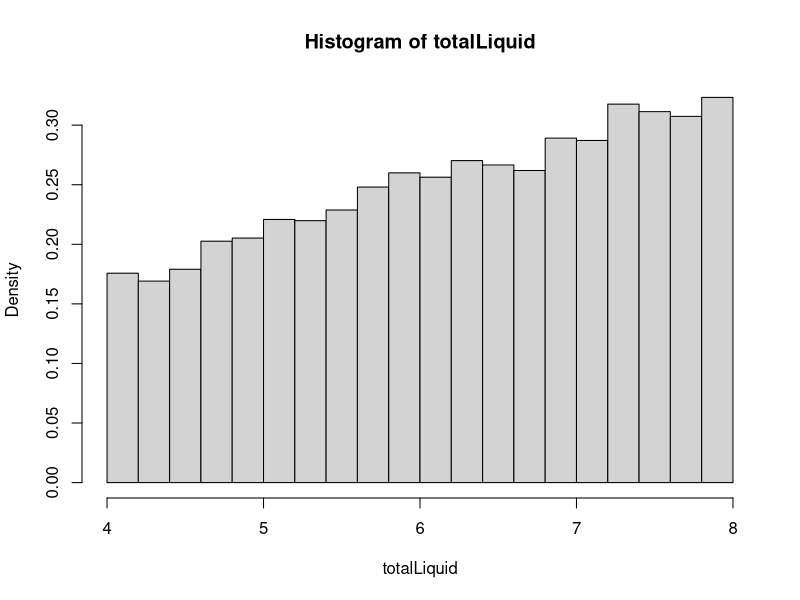
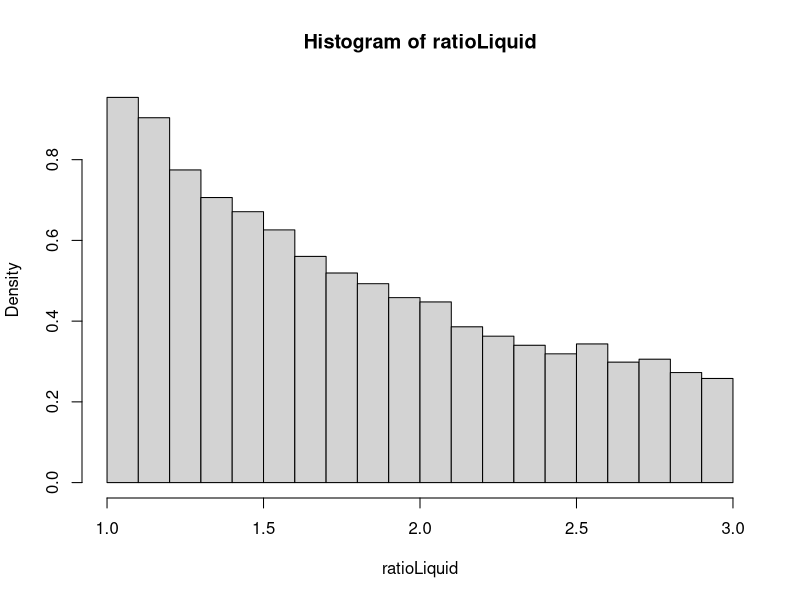

These charts were generated, in order, by the following R code:
# setwd("Homeworks/Week6")
# cleanup
rm(list=ls())

# using x = 1 and x = 4 ounces of coffee
# using y = 2 and y = 6 ounces of milk
# above are uniform distribution

# amount of liquid must be between 4 and 8 ounces
# 4 <= x + y <= 8

# milk and coffee ratio must be between 1/3
# 1 <= y/x <= 3

N <- 3 * 10^4
milk <- numeric(N)
coffee <- numeric(N)
correctLatte <- numeric(N) # 1 if latte obeys restrictions above, 0 otherwise

for (i in 1:N) {
  coffee[i] <- runif(1, 1, 4)
  milk[i] <- runif(1, 2, 6)
  milkPlusCoffee <- milk[i] + coffee[i]
  coffeeDivMilk <- milk[i]/coffee[i]
  correctLatte[i] <- 4 <= milkPlusCoffee & milkPlusCoffee <= 8 & 1 <= coffeeDivMilk & coffeeDivMilk <= 3
}

mean(correctLatte) # about 0.5001333

# get vector that if latte survived, what is the milk amount
correctMilk <- milk * correctLatte
# get vector that if latte survived, what is the coffee amount
correctCoffee <- coffee * correctLatte

correctMilkAmount <- subset(correctMilk, correctMilk != 0)
correctCoffeeAmount <- subset(correctCoffee, correctCoffee != 0)

# sanity checks
length(correctMilkAmount)/N # 0.5001333
length(correctCoffeeAmount)/N # 0.5001333

Data <- data.frame(correctMilkAmount, correctCoffeeAmount)

nrow(Data)/N

mean(Data$correctMilkAmount) # 3.880386 ounces survived
mean(Data$correctCoffeeAmount) #  2.324571 ounces survived

# Total liquid for lattes that survive
totalLiquid <- Data$correctMilkAmount + Data$correctCoffeeAmount
mean(totalLiquid) # total is 6.204956 ounces of those that survived

ratioLiquid <- Data$correctMilkAmount / Data$correctCoffeeAmount
mean(ratioLiquid) # 1.775064 ounces ounces of those that survived

# histogram of total liquid
hist(totalLiquid, probability = TRUE)
# histogram of ratio
hist(ratioLiquid, probability = TRUE)
